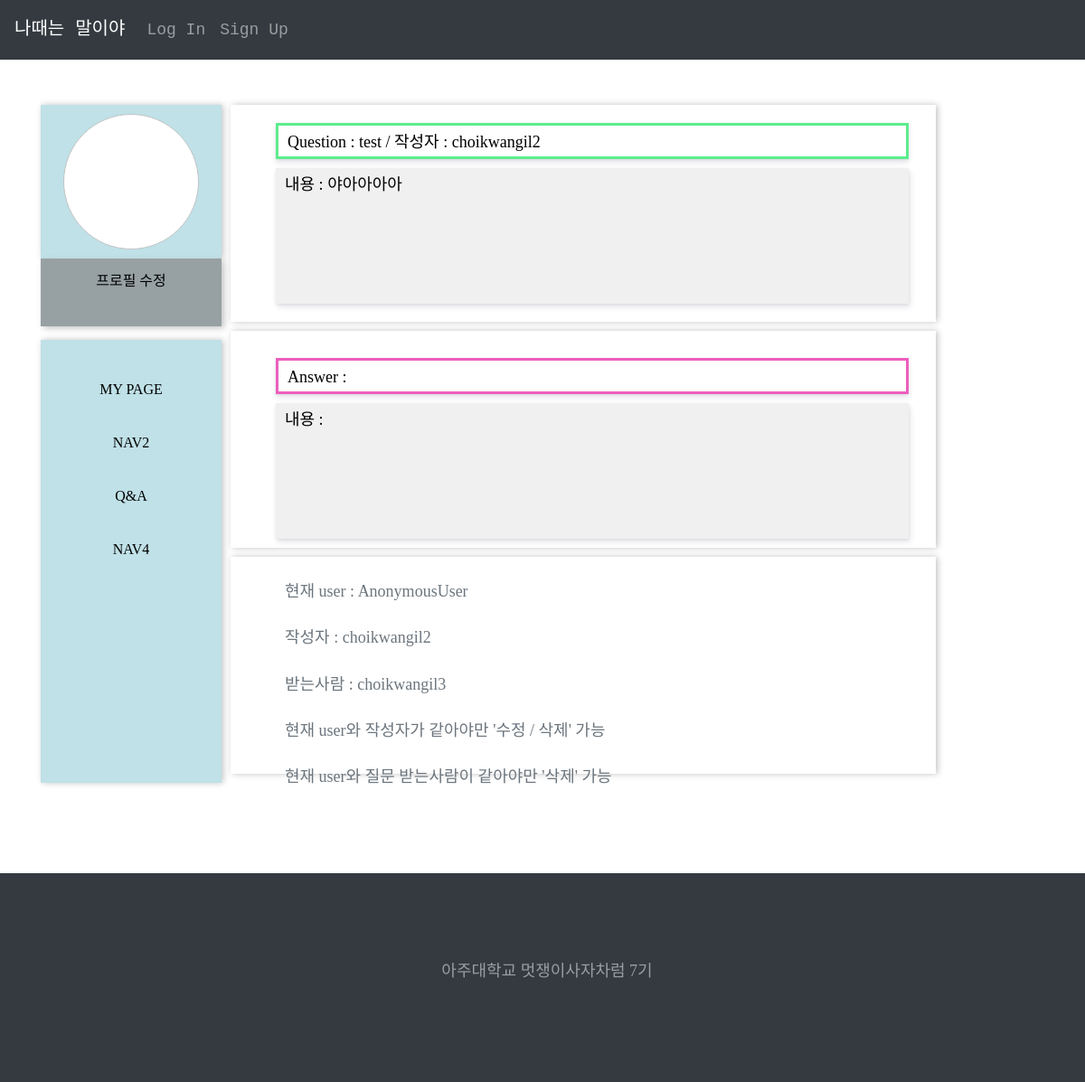
The app's page /userQ&A/qa_detail/9 with its own data.
### QandA/models.py (models this page shows, shortened)
class Userqa(models.Model):
    author = models.ForeignKey(User, on_delete=models.CASCADE, null = True)
    title = models.CharField(max_length=100, null = True)
    question = models.CharField(max_length=100, null = True)
    pub_date = models.DateField('date published', null = True)
    reader = models.CharField(max_length=100, null = True)
    objects = models.Manager()

### QandA/views.py (the view)
# urls.py: path('qa_detail/<int:qa_id>', views.qa_detail, name = "qa_detail" ),
def qa_detail(request, qa_id):
    qa_detail = get_object_or_404(Userqa, pk=qa_id) # 특정 개체 가져오기 없으면 404에러
    current_qa = Userqa.objects.get(pk = qa_id)
    access_user = request.user  # 현재 로그인하여 접근한 사람
    access_user_str = str(access_user)
    original_user = current_qa.author   # 글 작성자
    original_user_str = str(original_user)
    reader_user = current_qa.reader # Question 받은사람 (페이지 주인)
    reader_user_str = str(reader_user)
    return render(request, 'qa_detail.html' ,{
        'userqa' : qa_detail,
        'access_user' : access_user_str,
        'original_user' : original_user_str,
        'reader_user' : reader_user_str,
    })

### QandA/templates/qa_detail.html (shortened to what this page needs)
{% extends 'base.html' %}
{% block content %}
{% load static %}
<link rel = "stylesheet" href="{% static 'css/mypagemain.css' %}">
<div class="container2">
  <div class="profile">
    <div class="profilecontent">
      <div class="profileimg"></div>
    </div>
    <div class="profiletext">
      <a href="" class="nav1">프로필 수정</a>
    </div>
  </div>
    <div class="nav">
        <div class="navigation">
        <a href= "{% url 'user_page' %}" class="nav1">My Page</a>
        <a href="" class="nav1">nav2</a>
        <a href="{% url 'qa_list' %}" class="nav1">Q&A</a>
        <a href="" class="nav1">nav4</a>
        </div>
    </div>
    <div class = "main1">
        <div class="user_question">
            <p>Question : {{userqa.title}} </p>
        </div>
        <div class = "user_answer">
            <p>내용 : {{userqa.question}} </p>
        </div>
    </div>
    <div class = "main2">
        <div class="answer">
            <p>Answer : {{userqa.a_title}}</p>
        </div>
        <div class = "user_answer">
            <p>내용 : {{userqa.answer}}</p>
        </div>
    </div>
    <div class = "main3">
            <p>현재 user : {{access_user}}</p>
            <p>작성자 : {{original_user}}</p>
            <p>받는사람 : {{reader_user}} </p>
            <p> 현재 user와 작성자가 같아야만 '수정 / 삭제' 가능</p>
            <p> 현재 user와 질문 받는사람이 같아야만 '삭제' 가능</p>
    </div>
</div>
{% endblock %}

### static/css/index.css (style rules this page uses)
.container2 { margin : 50px 0px; height : 800px; width : 100%; display : grid; position : relative; grid-template-areas : "nav main"; grid-template-rows: 800px; grid-template-columns: 2fr 8fr; }
.nav { color : black; grid-area : nav; background-color: rgb(87, 156, 216); padding : 350px 50px; }
a:link { color : black; text-decoration: none; }
body { font-family: 'Eoe_Zno_M'; font-size : 20px; }
.user_question { color : rgb(0, 0, 0); height : 40px; width : 700px; border : solid 3px rgba(54, 233, 114, 0.8); background-color: rgba(255, 255, 255, 0.8); box-shadow : 0 4px 6px rgba(50,50, 93, 0.11), 0 1px 3px rgba(0, 0, 0, 0.08); }
.answer { margin : 10px 0px; color : rgb(0, 0, 0); height : 40px; width : 700px; border : solid 3px rgba(233, 54, 173, 0.8); background-color: rgba(255, 255, 255, 0.8); box-shadow : 0 4px 6px rgba(50,50, 93, 0.11), 0 1px 3px rgba(0, 0, 0, 0.08); }
p { padding : 1px 0px 0px 10px;; }
.user_answer { margin : 10px 0px; color : rgb(0, 0, 0); width : 700px; height : 150px; background-color : rgb(240, 240, 240); box-shadow : 2px 4px 6px rgba(50,50, 93, 0.11), 0 1px 3px rgba(0, 0, 0, 0.08); }
a { -webkit-transition: .3s all ease; -o-transition: .3s all ease; transition: .3s all ease; text-decoration: none; }

### static/css/style.css (style rules this page uses)
body { background: #ccc url("../images/photography.png") repeat; font-family: "Inconsolata", SFMono-Regular, Menlo, Monaco, Consolas, "Liberation Mono", "Courier New", monospace; font-weight: 300; font-size: 18px; line-height: 1.9; color: #6c757d; }
a { -webkit-transition: .3s all ease; -o-transition: .3s all ease; transition: .3s all ease; text-decoration: none; }

### static/css/mypagemain.css (style rules this page uses)
.container2 { margin : 50px 0px; height : 800px; width : 100%; display : grid; grid-template-areas : "profile main1" "nav main2" "nav main3"; grid-template-rows: 250px 250px 250px; grid-template-columns: 200px 800px; }
.profile { font-family: 'Eoe_Zno_M'; color : white; grid-area : profile; }
.profilecontent { height: 170px; background-color : rgb(191, 225, 231); box-shadow : 2px 0px 7px rgb(195,195,196); position:relative; }
.profileimg { position:absolute; height: 150px; width: 150px; background-color: rgb(255,255,255); border-radius : 50%; border-style : solid; border-width : 1px; border-color : rgb(195, 196, 197); margin-left : 25px; margin-top : 10px; }
.profiletext { height: 75px; background-color : rgb(151, 161, 163); box-shadow : 3px 2px 7px rgb(195, 195, 196); position: relative; text-align: center; }
.nav { grid-area : nav; background-color: rgb(255,255,255); padding: 0px; color: white; text-align: center; }
.navigation { margin-top : 10px; padding : 30px; height: 490px; width: 100%; background-color : rgb(191, 225, 231); box-shadow : 2px 0px 7px rgb(195,195,196); position:relative; color : rgb(255,255,255); }
.nav1 { font-family: 'BBTreeGR'; position: relative; display: inline-block; width: 100%; color: #fff; font-size: 16px; line-height: 45px; max-width: 200px; text-decoration: none; text-transform: uppercase; vertical-align: middle; letter-spacing: 0; -webkit-transition: all .28s ease-in-out; transition: all .28s ease-in-out; margin-bottom: 10px; }
.nav1:after, .nav1:before { border: 1px solid rgba(255, 255, 255, 0); bottom: 0; content: " "; display: block; margin: 0 auto; position: relative; -webkit-transition: all .28s ease-in-out; transition: all .28s ease-in-out; width: 0; }
.main1 { font-family: 'Eoe_Zno_M'; grid-area: main1; padding : 20px 50px ; margin : 0px 10px 10px 10px; box-shadow : 2px 0px 7px rgb(195,195,196); }
.main2 { font-family: 'Eoe_Zno_M'; grid-area: main2; padding : 20px 50px ; margin : 0px 10px 10px 10px; box-shadow : 2px 0px 7px rgb(195,195,196); }
.main3 { font-family: 'Eoe_Zno_M'; grid-area: main3; padding : 20px 50px ; margin : 0px 10px 10px 10px; box-shadow : 2px 0px 7px rgb(195,195,196); }

### whenilikeahorse/templates/base.html (style rules this page uses)
p { font-family:'Josefin Sans' }

### records on screen
Userqa: title "test / 작성자 : choikwangil2", question "야아아아아", reader "choikwangil3"

### other values on screen
{{ access_user }} "AnonymousUser"
{{ original_user }} "choikwangil2"
